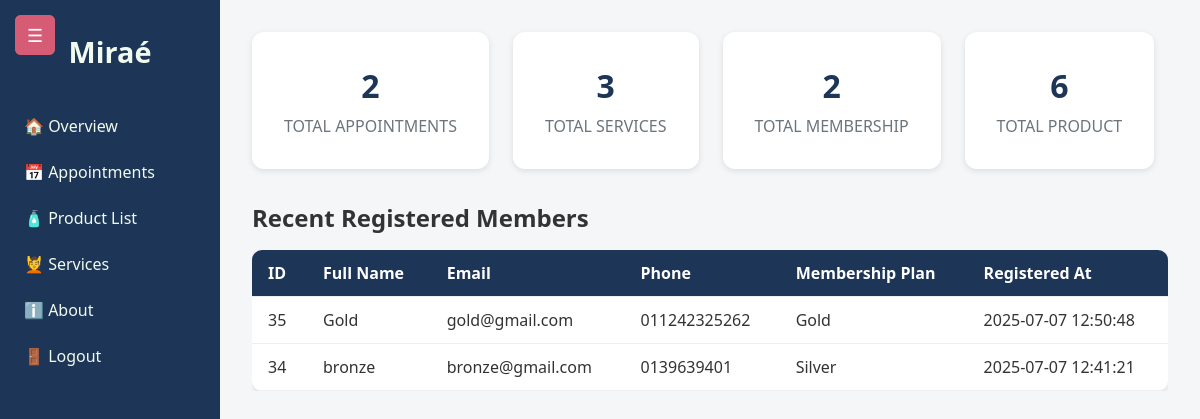
/adminDashboard.php (signed in), run on the app's committed database.
### tables this page shows
CREATE TABLE `customer` (
  `id` int(11) NOT NULL,
  `full_name` varchar(100) DEFAULT NULL,
  `email` varchar(100) DEFAULT NULL,
  `phone` varchar(20) DEFAULT NULL,
  `password` varchar(255) DEFAULT NULL,
  `membership_plan` varchar(50) DEFAULT NULL,
  `registered_at` timestamp NOT NULL DEFAULT current_timestamp()
);

### adminDashboard.php (the view, shortened to what this page needs)
<?php
$conn = new mysqli("localhost", "root", "", "skincare");
function getCount($conn, $query) {
  $res = $conn->query($query);
  return $res ? $res->fetch_assoc()['cnt'] : 0;
}
$customer_count    = getCount($conn, "SELECT COUNT(*) AS cnt FROM customer");
$appointments_count  = getCount($conn, "SELECT COUNT(*) AS cnt FROM appointments");
$services_count = getCount($conn, "SELECT COUNT(*) AS cnt FROM services");
$products_count    = getCount($conn, "SELECT COUNT(*) AS cnt FROM products");
$members_sql = "SELECT id, full_name, email, phone, membership_plan, registered_at FROM customer ORDER BY registered_at DESC";
$members_result = $conn->query($members_sql);
?>
<?php include 'adminHeader.php'; ?>
<button class="toggle-btn" onclick="toggleSidebar()">☰</button>
<div class="cards">
  <a href="appointment.php" class="card-link">
    <div class="card">
      <h2><?= $appointments_count ?></h2>
      <p>TOTAL APPOINTMENTS</p>
    </div>
  </a>
  <a href="adminService.php" class="card-link">
    <div class="card">
      <h2><?= $services_count ?></h2>
      <p>TOTAL SERVICES</p>
    </div>
  </a>
  <a href="adminDashboard.php" class="card-link">
    <div class="card">
      <h2><?= $customer_count ?></h2>
      <p>TOTAL MEMBERSHIP</p>
    </div>
  </a>
  <a href="product-list.php" class="card-link">
    <div class="card">
      <h2><?= $products_count ?></h2>
      <p>TOTAL PRODUCT</p>
    </div>
  </a>
</div>
  <h2 style="margin-top: 2rem;">Recent Registered Members</h2>
  <div class="table-responsive">
    <table class="product-table">
      <thead>
        <tr>
          <th>ID</th>
          <th>Full Name</th>
          <th>Email</th>
          <th>Phone</th>
          <th>Membership Plan</th>
          <th>Registered At</th>
        </tr>
      </thead>
      <tbody>
        <?php if ($members_result->num_rows > 0): ?>
          <?php while ($row = $members_result->fetch_assoc()): ?>
            <tr>
              <td><?= htmlspecialchars($row['id']) ?></td>
              <td><?= htmlspecialchars($row['full_name']) ?></td>
              <td><?= htmlspecialchars($row['email']) ?></td>
              <td><?= htmlspecialchars($row['phone']) ?></td>
              <td><?= htmlspecialchars($row['membership_plan']) ?></td>
              <td><?= htmlspecialchars($row['registered_at']) ?></td>
            </tr>
          <?php endwhile; ?>
        <?php else: ?>
          <tr>
            <td colspan="6" class="no-data">No members found.</td>
          </tr>
        <?php endif; ?>
      </tbody>
    </table>
  </div>
</div>
</body>
</html>

### adminDash.css (style rules this page uses)
* { margin: 0; padding: 0; box-sizing: border-box; font-family: 'Segoe UI', Tahoma, Geneva, Verdana, sans-serif; }
body { display: flex; background-color: #f4f6f8; color: #333; height: 100vh; }
.toggle-btn { position: absolute; top: 15px; left: 15px; background-color: #d65c76; color: white; border: none; padding: 8px 12px; font-size: 18px; border-radius: 6px; cursor: pointer; z-index: 999; }
.cards { display: flex; gap: 1.5rem; flex-wrap: wrap; margin-bottom: 2rem; }
.card { background-color: #fff; border-radius: 12px; padding: 2rem; flex: 1 1 200px; box-shadow: 0 2px 6px rgba(0, 0, 0, 0.1); text-align: center; transition: transform 0.2s; }
.card h2 { font-size: 2rem; color: #1d3557; }
.card p { margin-top: 0.5rem; color: #6c757d; font-size: 1rem; }
.table-responsive { overflow-x: auto; margin-top: 1rem; }
.product-table { width: 100%; border-collapse: collapse; background-color: #fff; box-shadow: 0 2px 6px rgba(0, 0, 0, 0.1); border-radius: 10px; overflow: hidden; }
.product-table th, .product-table td { padding: 0.75rem 1rem; text-align: left; border-bottom: 1px solid #eee; }
.product-table th { background-color: #1d3557; color: #fff; }
.card-link { text-decoration: none; color: inherit; }
.card { transition: transform 0.2s ease; cursor: pointer; }

### data on the page
customer: id "35", full_name "Gold", email "gold@gmail.com", phone "011242325262", membership_plan "Gold", registered_at "2025-07-07 12:50:48"
customer: id "34", full_name "bronze", email "bronze@gmail.com", phone "0139639401", membership_plan "Silver", registered_at "2025-07-07 12:41:21"

### other printed values
$appointments_count "2"
$services_count "3"
$customer_count "2"
$products_count "6"
